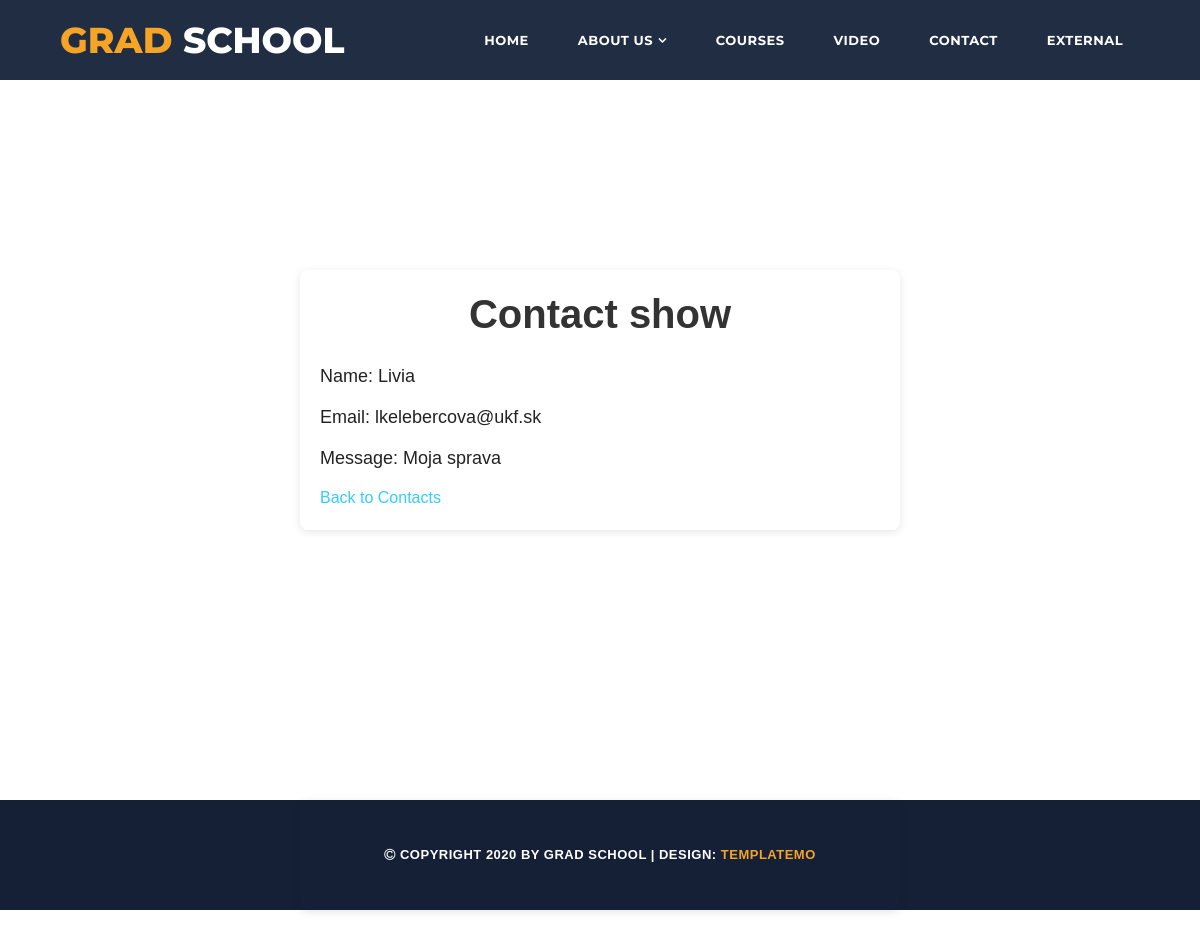
The app's page /contact-show.php?id=1 with its own data.
### tables this page shows
CREATE TABLE `contact` (
  `id` int(11) NOT NULL,
  `name` varchar(150) NOT NULL,
  `email` varchar(150) NOT NULL,
  `message` text NOT NULL
);

### _inc/classes/Database.php (called while the page is built, shortened)
<?php
class Database{
    private $host = "localhost";
    private $db = "db_blog";
    private $user = "root";
    private $pass = "";
    private $charset = "utf8";
    private $pdo;
    public function __construct() {
        $dsn = "mysql:host={$this->host};dbname={$this->db};charset={$this->charset}";
        try {
            $this->pdo = new PDO($dsn, $this->user, $this->pass);
            $this->pdo->setAttribute(PDO::ATTR_ERRMODE, PDO::ERRMODE_EXCEPTION);
        } catch (PDOException $e) {
            die('Connection failed: ' . $e->getMessage());
        }
    }
    public function getConnection(){
        return $this->pdo;
    }
}
?>

### _inc/classes/Contact.php (called while the page is built, shortened)
<?php
    class Contact{
        private $db;
        public function __construct(Database $database){
            $this->db = $database->getConnection();
        }
        public function show($id){
            $stmt = $this->db->prepare("SELECT * FROM contact WHERE id = :id");
            $stmt->bindParam(':id', $id, PDO::PARAM_INT);
            $stmt->execute();
            return $stmt->fetch(PDO::FETCH_ASSOC);
        }
    }
?>

### contact-show.php (the view, shortened to what this page needs)
<?php
include('partials/header.php');
$db = new Database();
$contact = new Contact($db);
if(isset($_GET['id'])){
    $id = $_GET['id'];
    $contactData = $contact->show($id);
}
?>
<section class="container">
    <h1>Contact show</h1>
    <p>Name: <?php echo($contactData['name']);?></p>
    <p>Email: <?php echo($contactData['email']);?></p>
    <p>Message: <?php echo($contactData['message']);?></p>
    <a href="admin.php">Back to Contacts</a>
</section>
<?php
include('partials/footer.php');
?>

### assets/css/templatemo-grad-school.css (style rules this page uses)
body { font-family: 'Montserrat', sans-serif; }
a { color: #3CF; text-decoration: none; }
p { font-size: 13px; line-height: 22px; }

### assets/css/contact-show.css (style rules this page uses)
.container { max-width: 600px; margin: 270px auto 40px; padding: 20px; border-radius: 8px; box-shadow: 0 2px 8px rgba(0,0,0,0.1); font-family: Arial, sans-serif; color: #222; }
h1 { text-align: center; margin-bottom: 25px; font-weight: 600; color: #333; }
p { font-size: 18px; line-height: 1.5; margin-bottom: 14px; }

### records on screen
contact: name "Livia", email "lkelebercova@ukf.sk", message "Moja sprava"

### other values on screen
$page_name "HOME"
$page_name "ABOUT US"
$page_name "COURSES"
$page_name "VIDEO"
$page_name "CONTACT"
$page_name "EXTERNAL"
